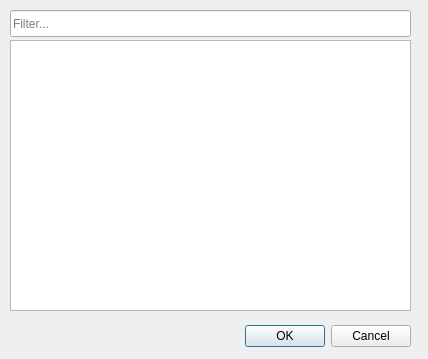
<?xml version="1.0" encoding="UTF-8"?>
<ui version="4.0">
 <class>frmSearchLanguage</class>
 <widget class="QDialog" name="frmSearchLanguage">
  <property name="windowModality">
   <enum>Qt::WindowModal</enum>
  </property>
  <property name="geometry">
   <rect>
    <x>0</x>
    <y>0</y>
    <width>428</width>
    <height>359</height>
   </rect>
  </property>
  <property name="windowTitle">
   <string>Dialog</string>
  </property>
  <property name="modal">
   <bool>true</bool>
  </property>
  <widget class="QDialogButtonBox" name="buttonBox">
   <property name="geometry">
    <rect>
     <x>70</x>
     <y>320</y>
     <width>341</width>
     <height>32</height>
    </rect>
   </property>
   <property name="orientation">
    <enum>Qt::Horizontal</enum>
   </property>
   <property name="standardButtons">
    <set>QDialogButtonBox::Cancel|QDialogButtonBox::Ok</set>
   </property>
  </widget>
  <widget class="QLineEdit" name="txtFilter">
   <property name="geometry">
    <rect>
     <x>10</x>
     <y>10</y>
     <width>401</width>
     <height>27</height>
    </rect>
   </property>
   <property name="placeholderText">
    <string>Filter...</string>
   </property>
   <property name="clearButtonEnabled">
    <bool>true</bool>
   </property>
  </widget>
  <widget class="QTableView" name="tabResults">
   <property name="geometry">
    <rect>
     <x>10</x>
     <y>40</y>
     <width>401</width>
     <height>271</height>
    </rect>
   </property>
   <property name="selectionMode">
    <enum>QAbstractItemView::SingleSelection</enum>
   </property>
   <property name="selectionBehavior">
    <enum>QAbstractItemView::SelectRows</enum>
   </property>
   <attribute name="verticalHeaderVisible">
    <bool>false</bool>
   </attribute>
  </widget>
 </widget>
 <resources/>
 <connections>
  <connection>
   <sender>buttonBox</sender>
   <signal>rejected()</signal>
   <receiver>frmSearchLanguage</receiver>
   <slot>reject()</slot>
   <hints>
    <hint type="sourcelabel">
     <x>316</x>
     <y>260</y>
    </hint>
    <hint type="destinationlabel">
     <x>286</x>
     <y>274</y>
    </hint>
   </hints>
  </connection>
 </connections>
</ui>
